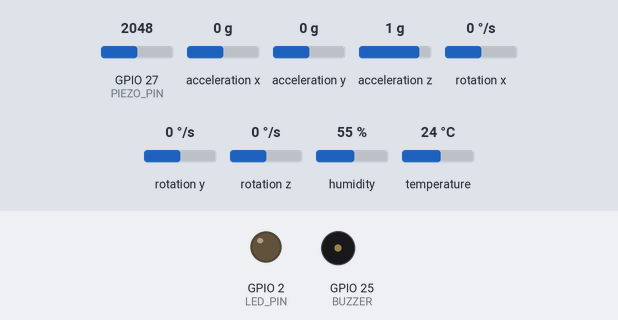
A sketch run on a simulated ESP32. Shown: output pins drawn as LEDs (lit = HIGH), buzzer (waves = sounding, pin HIGH). The test bench sets the inputs (shaded band); at power-on: GPIO 27 (PIEZO_PIN) = 2048, acceleration x 0 g, acceleration y 0 g, acceleration z 1 g, rotation x 0 °/s, rotation y 0 °/s, rotation z 0 °/s, humidity 55 %, temperature 24 °C. WiFi joins after 1.5 s; servers stay silent unless stated; uploads are accepted with an empty reply; what the sketch prints to the serial monitor is not drawn.

Above: at 0.1 s.
At 1.8 s:
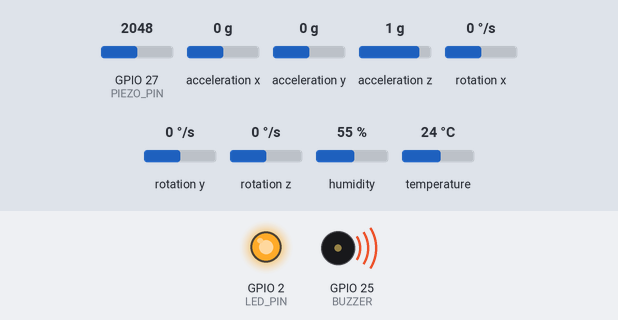
Timing chart, 0 to 3.3 s (numbered marks = the images above):
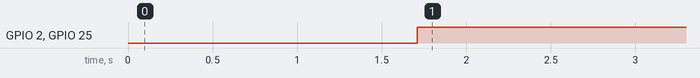

Measured:
- by itself, GPIO 2 (LED_PIN), GPIO 25 (BUZZER): LOW → HIGH at 1.7 s

The sketch:

esp32_sensor.ino
```cpp
#include <WiFi.h>
#include <HTTPClient.h>
#include <ArduinoJson.h> // Install "ArduinoJson" via Library Manager
#include <DHT.h>
#include <Wire.h>
#include <MPU6050.h> // Install "MPU6050" by Electronic Cats or similar
#include <math.h>

// ================= CONFIGURATION =================
// 1. Wi-Fi Credentials
const char* WIFI_SSID = "1";
const char* WIFI_PASS = "Natnael1";

// 2. Backend Server URL
const String BASE_URL = "https://mining-hazard-detection-and-safety.onrender.com/api/v1";

// 3. Device & Auth Info
const String DEVICE_ID = "995b6b89-060d-4fcc-8b19-2ecc3af7d87f"; // Must match a UUID in your DB
const String API_USER = "demo_admin";             // User to login as
const String API_PASS = "password123";            // User password

// ================= HARDWARE PINS =================
#define DHTPIN 4
#define DHTTYPE DHT22
#define BUZZER 25
#define LED_PIN 2      // Onboard LED or external
#define PIEZO_PIN 27   // 🔔 Piezo disc pin

// 🔥 Alarm limits
#define TEMP_CRITICAL_LIMIT 30.0   // Celsius (User defined)
#define HUM_CRITICAL_LIMIT 70.0    // Humidity (User defined)
#define SHAKE_THRESHOLD 1.0        // g, hand-shake sensitivity
#define PIEZO_THRESHOLD 800        // sensitivity (adjust)

// ================= OBJECTS =================
DHT dht(DHTPIN, DHTTYPE);
MPU6050 mpu;
String jwtToken = "";   // Store the login token here
bool mpuConnected = false; // Flag to track MPU connection status
float lastMagnitude = 0;

// ================= FUNCTION PROTOTYPES =================
void connectWiFi();
void login();
void sendSensorData(float temp, float hum, float vibration, bool fall, bool &localAlarmState);
void blinkLED();
void piezoBeep();

void setup() {
  Serial.begin(115200);

  // Init Hardware
  pinMode(BUZZER, OUTPUT);
  pinMode(LED_PIN, OUTPUT);
  pinMode(PIEZO_PIN, INPUT); // Piezo as INPUT

  digitalWrite(BUZZER, LOW);
  digitalWrite(LED_PIN, LOW);

  // DHT22
  dht.begin();

  // MPU6050
  Wire.begin(21, 22); // SDA=21, SCL=22 on ESP32
  mpu.initialize();
  mpu.setFullScaleAccelRange(MPU6050_ACCEL_FS_2);

  if (!mpu.testConnection()) {
    Serial.println("MPU6050 connection FAILED");
    mpuConnected = false;
  } else {
    Serial.println("MPU6050 connected successfully");
    mpuConnected = true;
  }

  // Connect to Wi-Fi
  connectWiFi();

  // Login to Backend to get Token
  if(WiFi.status() == WL_CONNECTED) {
    login();
  }

  Serial.println("ESP32 Mining Safety System Started");
}

void loop() {
  bool localAlarm = false;
  bool isShaking = false;

  // 1. Read DHT22
  float humidity = dht.readHumidity();
  float temperature = dht.readTemperature(); // °C

  if (isnan(humidity) || isnan(temperature)) {
    Serial.println("Failed to read from DHT22!");
    // Use dummy values to prevent crash if sensor fails
    temperature = 0.0;
    humidity = 0.0;
  } else {
    if (temperature > TEMP_CRITICAL_LIMIT && humidity > HUM_CRITICAL_LIMIT) {
       Serial.println("⚠️ Temp & Humidity Alert!");
       localAlarm = true;
    }
  }

  // 2. Read Piezo
  int piezoValue = analogRead(PIEZO_PIN);
  // Serial.print("Piezo Value: "); Serial.println(piezoValue); // Debug
  if (piezoValue > PIEZO_THRESHOLD) {
    Serial.println("⚠️ Piezo Press Detected!");
    localAlarm = true;
  }

  // 3. Read MPU6050 (Shake Detection)
  float magnitude = 1.0;
  float delta = 0.0;

  if (mpuConnected) {
    int16_t ax, ay, az;
    mpu.getAcceleration(&ax, &ay, &az);

    // Convert to g (±2g range default)
    float axg = ax / 16384.0;
    float ayg = ay / 16384.0;
    float azg = az / 16384.0;
    magnitude = sqrt(axg * axg + ayg * ayg + azg * azg);

    delta = fabs(magnitude - lastMagnitude);
    lastMagnitude = magnitude;

    if (delta > SHAKE_THRESHOLD) {
      Serial.println("⚠️ Shaking Detected!");
      isShaking = true;
      localAlarm = true;
    }
  }

  // 4. Local Alarm Logic
  Serial.printf("Temp: %.1f C  Hum: %.1f %%  Piezo: %d  Shake: %.2f\n", temperature, humidity, piezoValue, delta);

  if (localAlarm) {
    digitalWrite(BUZZER, HIGH);
    digitalWrite(LED_PIN, HIGH);
    // piezoBeep(); // Optional: if you want the piezo to beep back
  } else {
    digitalWrite(BUZZER, LOW);
    digitalWrite(LED_PIN, LOW);
  }

  // 5. Send Data to Backend
  if (WiFi.status() == WL_CONNECTED) {
    if (jwtToken == "") {
      login();
    }

    if (jwtToken != "") {
      // Pass real shake status as 'fall' parameter for now to trigger alert on dashboard
      // Pass reference to localAlarm so sendSensorData can modify it (for remote buzzer control)
      sendSensorData(temperature, humidity, delta, isShaking, localAlarm);
    }
  } else {
    Serial.println("WiFi Disconnected! Reconnecting...");
    connectWiFi();
  }

  delay(200);
}

// ================= HELPER FUNCTIONS =================

void blinkLED() {
  digitalWrite(LED_PIN, HIGH);
  delay(150);
  digitalWrite(LED_PIN, LOW);
  delay(150);
}

void piezoBeep() {
  // tone(PIEZO_PIN, 2000); // ESP32 tone() might need ledcWrite
  // delay(200);
  // noTone(PIEZO_PIN);
}

void connectWiFi() {
  Serial.print("Connecting to WiFi...");
  WiFi.begin(WIFI_SSID, WIFI_PASS);
  int attempts = 0;
  while (WiFi.status() != WL_CONNECTED && attempts < 20) {
    delay(500);
    Serial.print(".");
    attempts++;
  }

  if (WiFi.status() == WL_CONNECTED) {
    Serial.println("\nWiFi Connected!");
    Serial.print("IP Address: ");
    Serial.println(WiFi.localIP());
  } else {
    Serial.println("\nWiFi Connection Failed.");
  }
}

void login() {
  HTTPClient http;
  String loginUrl = BASE_URL + "/login";

  Serial.println("Attempting Login...");

  http.begin(loginUrl);
  http.addHeader("Content-Type", "application/json");


  // Create JSON Payload
  StaticJsonDocument<200> doc;
  doc["username"] = API_USER;
  doc["password"] = API_PASS;
  String requestBody;
  serializeJson(doc, requestBody);

  int httpResponseCode = http.POST(requestBody);

  if (httpResponseCode > 0) {
    String response = http.getString();
    Serial.printf("Login HTTP Response Code: %d\n", httpResponseCode);

    if (httpResponseCode == 200) {
      DynamicJsonDocument respDoc(1024);
      deserializeJson(respDoc, response);
      if (respDoc.containsKey("token")) {
        jwtToken = respDoc["token"].as<String>();
        Serial.println("Login successful! Token received.");
      }
    } else {
      Serial.printf("Login failed: %d\n", httpResponseCode);
    }
  } else {
    Serial.printf("Login error: %s\n", http.errorToString(httpResponseCode).c_str());
  }

  http.end();
}

void sendSensorData(float temp, float hum, float vibration, bool fall, bool &localAlarmState) {
  HTTPClient http;
  String url = BASE_URL + "/sensor-data";

  http.begin(url);
  http.addHeader("Content-Type", "application/json");
  http.addHeader("Authorization", "Bearer " + jwtToken);

  // Create JSON Payload
  StaticJsonDocument<512> doc;
  doc["device_id"] = DEVICE_ID;
  doc["sensor_type"] = "telemetry";

  JsonObject payload = doc.createNestedObject("payload");
  payload["temp"] = temp;           // Real Data
  payload["humidity"] = hum;        // Real Data
  payload["vibration"] = vibration; // Real Data (Accel Magnitude)
  payload["fall"] = fall;           // Real Data

  // Simulated Data (Gas is still simulated as we don't have a sensor for it yet)
  payload["gas"] = 200.0;

  String requestBody;
  serializeJson(doc, requestBody);

  int httpResponseCode = http.POST(requestBody);

  if (httpResponseCode == 200 || httpResponseCode == 201) {
    String response = http.getString();
    Serial.println("✅ Data Sent Successfully");

    // Parse response for Buzzer Command
    DynamicJsonDocument respDoc(200);
    deserializeJson(respDoc, response);

    if (respDoc.containsKey("buzzer")) {
      bool buzzerState = respDoc["buzzer"];
      if (buzzerState) {
        // Remote activation overrides local logic
        Serial.println("🔔 Remote Buzzer Command Received: ON");
        digitalWrite(BUZZER, HIGH);
        localAlarmState = true; // Update local state so loop knows it's active
      } else {
        // If remote is OFF, we rely on local 'alarm' variable.
        // If local alarm is also OFF, this ensures buzzer is OFF.
        if (!localAlarmState) {
             digitalWrite(BUZZER, LOW);
        }
      }
    }

  } else if (httpResponseCode == 401) {
    Serial.println("❌ Unauthorized (401). Token might be expired.");
    jwtToken = "";
  } else {
    Serial.print("❌ Send Failed. Error: ");
    Serial.println(httpResponseCode);
  }

  http.end();
}
```
